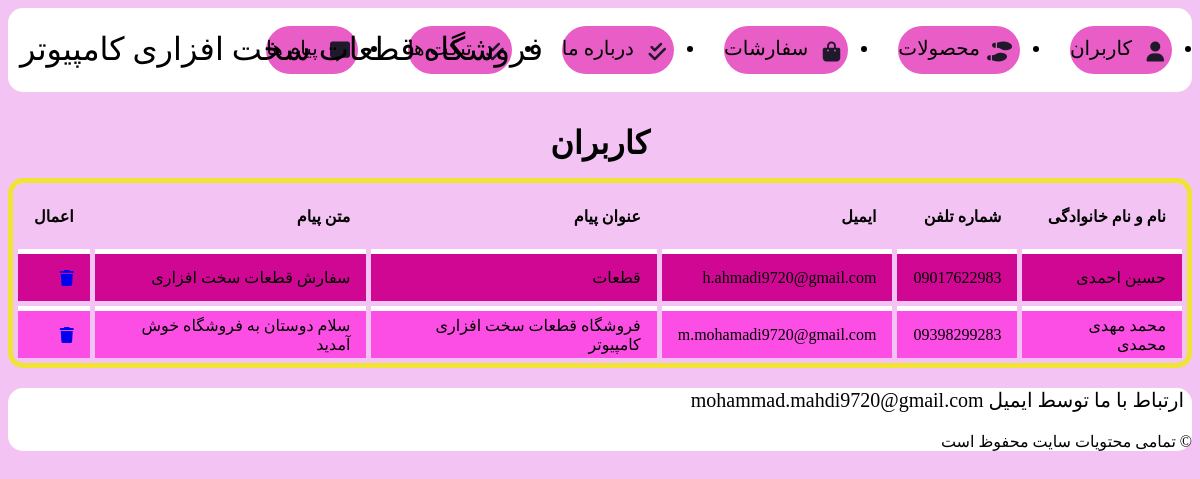
The page /show_massage.php on the database its author committed.
### tables this page shows
CREATE TABLE IF NOT EXISTS `message` (
  `id` int(11) NOT NULL AUTO_INCREMENT,
  `namee` varchar(255) NOT NULL,
  `phone` varchar(13) NOT NULL,
  `email` varchar(255) NOT NULL,
  `title` varchar(40) NOT NULL,
  `textt` text NOT NULL,
  PRIMARY KEY (`id`)
);

### settings.php (called while the page is built)
<?php
    $dbHost = 'localhost';
    $dbUser = 'root';
    $dbPass = '';
    $dbName = 'computer';
?>

### lib/db.php (called while the page is built, shortened)
<?php
class DB {
    protected $connection;
	protected $query;
	public function __construct($dbhost = 'localhost', $dbuser = 'root', $dbpass = '', $dbname = '', $charset = 'utf8') {
		$this->connection = new mysqli($dbhost, $dbuser, $dbpass, $dbname);
		$this->connection->set_charset($charset);
	}
    public function query($query) {
		if ($this->query = $this->connection->prepare($query)) {
            $this->query->execute();
        } else {
            $this->error('Unable to prepare MySQL statement (check your syntax) - ' . $this->connection->error);
        }
		return $this;
    }
	public function fetchAll($callback = null) {
	    $params = array();
        $row = array();
	    $meta = $this->query->result_metadata();
	    while ($field = $meta->fetch_field()) {
	        $params[] = &$row[$field->name];
	    }
	    call_user_func_array(array($this->query, 'bind_result'), $params);
        $result = array();
        while ($this->query->fetch()) {
            $r = array();
            foreach ($row as $key => $val) {
                $r[$key] = $val;
            }
            if ($callback != null && is_callable($callback)) {
                $value = call_user_func($callback, $r);
                if ($value == 'break') break;
            } else {
                $result[] = $r;
            }
        }
		return $result;
	}
}
?>

### utils/security.php (called while the page is built, shortened)
<?php
class Authentication{
    static function check(){
        return isset( $_SESSION['uid'] );
    }
}
class Authorization{
    static function checkRole( $role ){
        if( ! Authentication :: check() )
        {
            return false;
        }
    }
}
?>

### view/template/massege_row.php (the view)
<tr>
    <td><?php echo $massage['namee']; ?></td>
    <td><?php echo $massage['phone']; ?></td>
    <td><?php echo $massage['email']; ?></td>
    <td><?php echo $massage['title']; ?></td>
    <td><?php echo $massage['textt']; ?></td>
    <td> <a href="delete_user.php?id=<?php echo $massage['id']; ?>" class = ""> <i class="fa-solid fa-trash"></i></a> </td>
</tr>

### view/show_massage.php (shortened to what this page needs)
<!DOCTYPE html>
<html lang="fa">
<head>
    <link href="assets/style.css" type="text/css" rel="stylesheet">
</head>
<body>
<header>
        <nav>
               <div class = "col">
                 <div class = "as">
                     <ul>
                         <li><i class="fa-solid fa-user"></i><a href="">کاربران</a></li>
                         <li ><i class="fa-solid fa-shoe-prints"></i><a href="">محصولات</a></li>
                         <li ><i class="fa-solid fa-bag-shopping"></i><a href="">سفارشات</a></li>
                         <li ><i class="fa-solid fa-check-double"></i><a href="">درباره ما</a></li>
                         <li ><i class="fa-solid fa-check-double"></i><a href="">تیکت ها</a></li>
                         <li ><i class="fa-solid fa-message"></i><a href="">پیام ها</a></li>
                     </ul>
                     <div class="logo">
                      <a href="#">فروشگاه قطعات سخت افزاری کامپیوتر    </a>
                 </div>
                 </div>
                </div>
                 </nav>
        </header>
    <h1>کاربران</h1>
    <table class = "datatable">
     <thead>
        <tr>
            <th>نام و نام خانوادگی</th>
            <th>شماره تلفن</th>
            <th>ایمیل</th>
            <th>عنوان پیام</th>
            <th>متن پیام </th>
            <th> اعمال </th>
        </tr>
    </thead>
    <tbody>
    <?php
        if( count( $massages ) == 0 ){
            echo '<p>کاربری یافت نشد</p>';
        }
        else{
            foreach( $massages as $massage ){
                include ('template/massege_row.php');
            }
        }
    ?>
    </tbody>
    </table>
    <footer class="footer">
    <div >
<p> ارتباط با ما توسط ایمیل mohammad.mahdi9720@gmail.com </p>
    &copy تمامی محتویات سایت محفوظ است
    </div>
</footer>
</body>
</html>

### assets/main.css (style rules this page uses)
:root { --direction : rtl ; --md-sys-color-background-light: rgb(243, 196, 243); --md-sys-color-primary-light: #bf27dd; --md-sys-color-on-primary-light: #ffffff; --md-sys-color-outline-light: #bb1010; --height: 50px; --padding: 0 24px; --rudios: calc( var(--height) / 3 ); --align : center; --fontsize : 15px; --fontfamily : 'Roboto' ; --fontfamilybody : 'B Titr'; --border-bottom-left-radius : 80px ; --border-bottom-right-radius : 80px ; --border-style : solid ; }
body { direction: var(--direction); background-color:var( --md-sys-color-background-light) ; font-family: var(--fontfamilybody); text-align: center; }

### assets/component/formComponents.css (style rules this page uses)
p { font-size: 30px; }

### assets/component/navigation.css (style rules this page uses)
nav { background-color: #ffffff; height: 5%; width:100%; border-radius: 15px; text-align: right; font-size: 10px; }
.logo { position: absolute; left : 20px; top : 30px; font-size: 32px; }
.as i { width: 24px; height: 24px; vertical-align: middle; padding-top: 8px; color: #1E192B; padding-right: 8px; margin-left: 8px; }
.as ul { padding-top: 8px; padding-right:20px; padding-left: 28px; padding-bottom: 8px; vertical-align: middle; display: inline-flex; }
.as li { border-radius:calc(56px / 2 ); vertical-align: middle; height: 56pxssss; background-color: #e95dc6; padding-bottom: 8px; margin-left: 50px; list-style-type: disc; padding-top: 8px; font-size: 20px; align-items: center; }
.as a { text-decoration: none; color: #000000 ; }

### assets/component/footer.css (style rules this page uses)
.footer { background-color: #ffffff; height: 100%; width:100%; border-radius: 15px; text-align: right; }
.footer p { font-size: 20px; margin-right: 8px; }

### assets/component/card.css (style rules this page uses)
body { direction: rtl; font-family: Arial, Helvetica, sans-serif; }

### assets/component/datatables.css (style rules this page uses)
.datatable { border: 5px solid rgb(240, 227, 52); border-radius: 15px; border-spacing: 5px; overflow: hidden; }
.datatable thead { height: 56px; }
.datatable tbody tr { height: 52px; }
.datatable tbody tr:nth-child(odd) { background-color: #cf0793; }
.datatable tbody tr:nth-child(even) { background-color: rgb(252, 78, 228); }
.datatable td { border-top: 5px solid rgb(255, 255, 255); }
.datatable td , .datatable th { padding: 0px 16px; text-align: right; }
.datatable td:last-child * { margin-top: 4px ; margin-bottom: 4px; }

### assets/component/typography.css (style rules this page uses)
:root { --base-font-size:12px; font-size: calc(var(--base-font-size)+0.9vw); }
h1,h2,h3,h4,h5,h6 { margin-top: 32px; margin-bottom: 16px; }

### rows shown on the page
message: namee "حسین احمدی", phone "09017622983", email "h.ahmadi9720@gmail.com", title "قطعات", textt "سفارش قطعات سخت افزاری"
message: namee "محمد مهدی محمدی", phone "09398299283", email "m.mohamadi9720@gmail.com", title "فروشگاه قطعات سخت افزاری کامپیوتر", textt "سلام دوستان به فروشگاه خوش آمدید"
